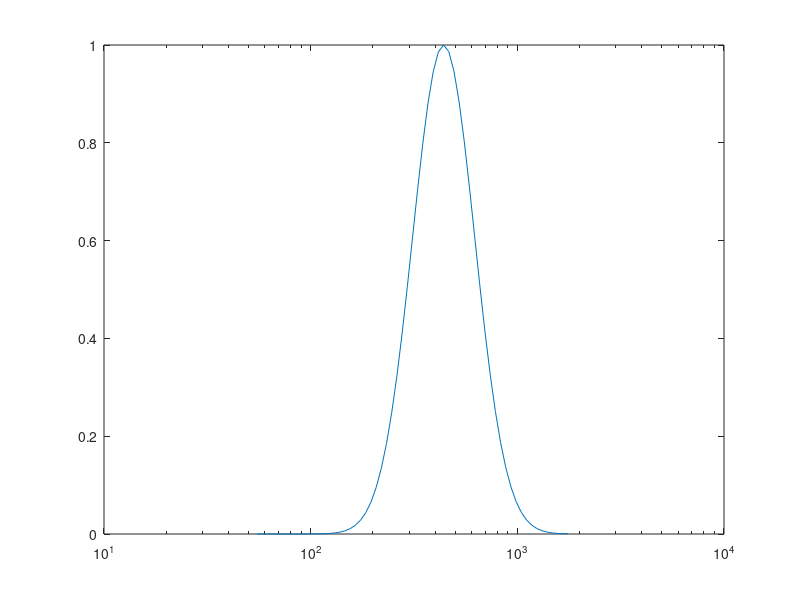
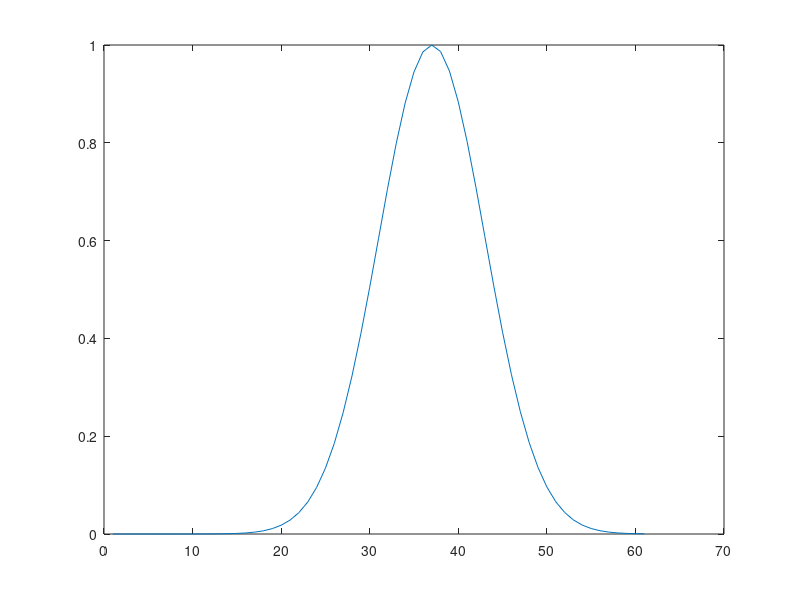

These figures' MATLAB source, in order: (Note: this script raises an error after producing the figures.)
close all; 
clear;
clc;


ff=2.^(5.78:1/12:10.7814);
fc=440;
variance = .5;
Wf = exp((-(log2(ff)-log2(fc)).^2)/(2*variance^2));

figure()
semilogx(ff,Wf);
figure()
plot(Wf);



% xx = key2note (X, keynum, dur)
xx = key2note(1, 16, 2)*exp((-(log2(ff)-log2(fc)).^2)/(2*variance^2));
xx = xx + key2note(1,28,2);
xx = xx + key2note(1,36,2);
xx = xx + key2note(1,40,2);
xx = xx + key2note(1,52,2);
xx = xx + key2note(1,64,2);
soundsc(xx)

figure()
spectrogram(xx,2048,[],2048,8000); colormap(1-gray(256));
